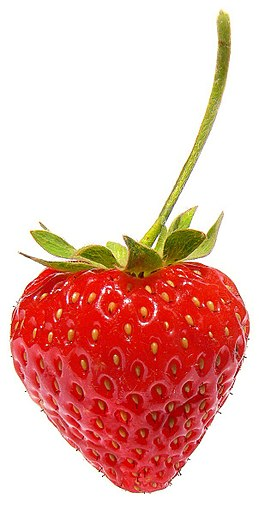
#> input picture 1dau.jpg, 259 x 506 px
$ python hsv.py
#> lines starting #> are read from the running program, lines starting #| are printed output that depends on the picture; after the words box and inside, x2 and y2 are one past the last pixel; in counts of white or black regions, pixels touching at a corner belong together
#!/usr/bin/env python
#encoding: utf8
import numpy as np
import cv2
from time import sleep

# メイン関数
image = cv2.imread('1dau.jpg') # ファイル読み込み
#> image is the input picture: shape (506, 259, 3); mean B, G, R 176.1, 184.2, 232.8

    # HSVでの色抽出
hsvLower = np.array([0, 100, 0])    # 抽出する色の下限
hsvUpper = np.array([5, 255, 255])    # 抽出する色の上限
hsv = cv2.cvtColor(image, cv2.COLOR_BGR2HSV) # 画像をHSVに変換
#> hsv: shape (506, 259, 3); mean H, S, V 26.4, 76, 233.2
hsv_mask = cv2.inRange(hsv, hsvLower, hsvUpper)    # HSVからマスクを作成
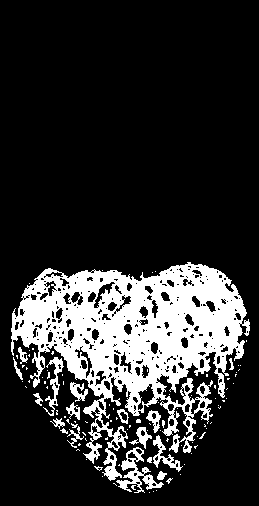
#> hsv_mask: shape (506, 259); 19% white; 105 white regions (87 under 20 px), largest, box (x1, y1, x2, y2) and area: (11, 262, 250, 481) 22040, (116, 447, 164, 493) 700, (43, 357, 64, 416) 339
result = cv2.bitwise_and(image, image, mask=hsv_mask) # 元画像とマスクを合成
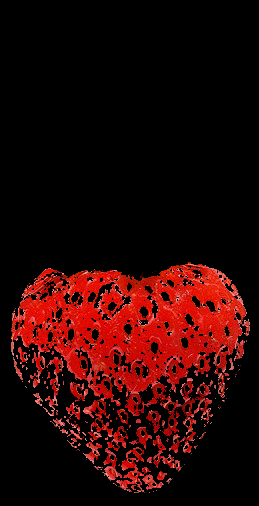
#> result: shape (506, 259, 3); mean B, G, R 4.8, 6.3, 38.9
cv2.imwrite('daudau.jpg', result)
